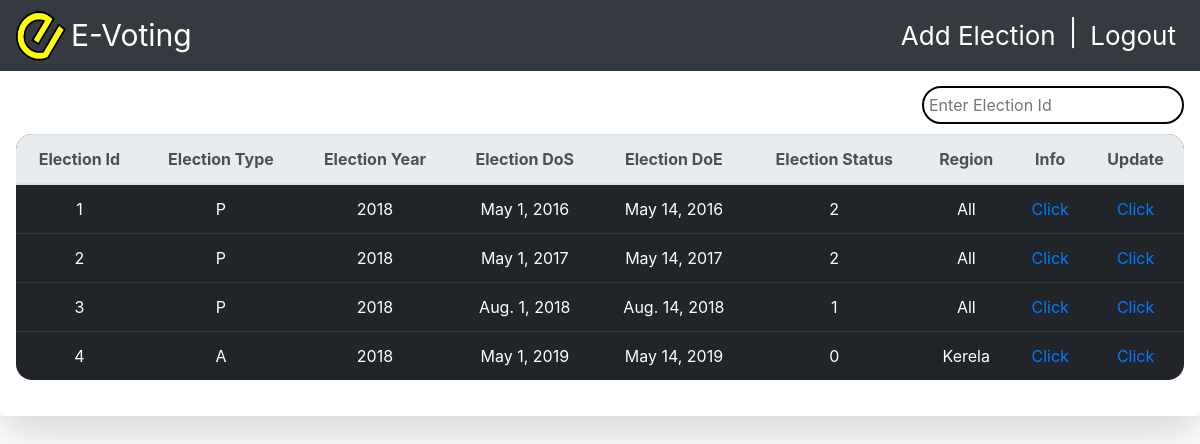
The app's page /organiser_app/election/ (signed in) with its own data.
### organiser_app/models.py (models this page shows, shortened)
class Election(models.Model):
    election_type=models.CharField(choices=election_options,null=False,max_length=1,default="Parliamentary")
    election_id=models.AutoField(primary_key=True)
    election_year=models.CharField(null=False,choices=YEARS,default=2018,max_length=6)
    date_of_start=models.DateField(null=False)
    date_of_end=models.DateField(null=False)
    status=models.CharField(choices=statuses,max_length=2,default='0')
    candidates = models.ManyToManyField(to=Candidate)

class Election_region(models.Model):
    election=models.ForeignKey(Election,on_delete=models.CASCADE)
    region=models.CharField(choices=region_options_e,null=False,max_length=10)
    def __str__(self):
        return str(self.region)

### organiser_app/views.py (the view)
# urls.py: path('election/',views.election,name="election"),
@login_required
def election(request):
    region=[]
    election_instance=Election.objects.all()
    for election in election_instance:
        region.append(Election_region.objects.get(election=election.election_id))
    election_region = zip(election_instance, region)
    context={'election_region':election_region}
    return render(request,'organiser_app/election.html',context)

### templates/organiser_app/election.html (shortened to what this page needs)
{% load staticfiles %}
<!doctype html>
<html lang="en">
   <head>
      <link rel="stylesheet" href="https://stackpath.bootstrapcdn.com/bootstrap/4.1.3/css/bootstrap.min.css">
   </head>
   <body style="position: relative; padding-top: 20px;">
      <nav class="navbar fixed-top container-fluid navbar-expand-lg navbar-light bg-dark">
         <div class="collapse navbar-collapse " id="navbarSupportedContent">
            <img src="{% static "images/e-voting.png"%}" alt="evoting image" width="50" height="50">
            <p style="color:white; font-size:30px;margin:5px"><a style="color:white;text-decoration: none" href="{% url 'evoting-home' %}" >E-Voting </a></p>
         </div>
         <ul class="nav navbar-nav navbar-right">
            <li class="nav-item active">
               <a class="nav-link text-white" href="{% url 'organiser_app:addelection' %}" style="font-size:26px">Add Election <span class="sr-only">(current)</span></a>
            </li>
            <li>
               <p class="text-white " style="font-size:26px;margin:5px">|</p>
            </li>
            <li class="nav-item active">
               <a class="nav-link text-white" href="{% url 'organiser_app:evoting-logout'%}" style="font-size:26px">Logout <span class="sr-only">(current)</span></a>
            </li>
         </ul>
      </nav>
      <div class="shadow-lg p-3 mb-5 bg-white rounded" style="margin-top:50px" id="elections">
         <input class="search float-right" style="border-radius:20px;padding:5px;margin-bottom:10px;border:2px solid black;outline:none;"placeholder="Enter Election Id" />
         <table class="table table-dark " style="margin: 20px auto;">
            <thead class="thead thead-light " style="text-align: center">
               <th class="eid"> Election Id</th>
               <th class="type"> Election Type</th>
               <th > Election Year</th>
               <th> Election DoS</th>
               <th> Election DoE</th>
               <th class="status"> Election Status</th>
               <th>Region</th>
               <th> Info </th>
               <th>Update</th>
            </thead>
            <tbody class="list">
               {% for i,j in election_region %}
               <tr style="text-align: center">
                  <td class="eid">{{ i.election_id}}</td>
                  <td class="type">{{ i.election_type}}</td>
                  <td >{{ i.election_year}}</td>
                  <td>{{ i.date_of_start}}</td>
                  <td>{{ i.date_of_end}}</td>
                  <td class="status">{{ i.status}}</td>
                    <td> {{j}}</td>
                  <td><a href="{% url "organiser_app:election-candidate" i.election_id %}" >Click</a></td>
                  <td><a href="{% url "organiser_app:election_edit" i.election_id %}" >Click</a></td>
               </tr>
               {% endfor %}
            </tbody>
         </table>
      </div>
   </body>
</html>

### templates/organiser_app/election.html (style rules this page uses)
table { border-collapse: collapse; border-radius: 1em; overflow: hidden; }

### records on screen
Election: election_id "1", election_type "P", election_year "2018", date_of_start "May 1, 2016", date_of_end "May 14, 2016", status "2", region "All"
Election: election_id "2", election_type "P", election_year "2018", date_of_start "May 1, 2017", date_of_end "May 14, 2017", status "2", region "All"
Election: election_id "3", election_type "P", election_year "2018", date_of_start "Aug. 1, 2018", date_of_end "Aug. 14, 2018", status "1", region "All"
Election: election_id "4", election_type "A", election_year "2018", date_of_start "May 1, 2019", date_of_end "May 14, 2019", status "0", region "Kerela"
